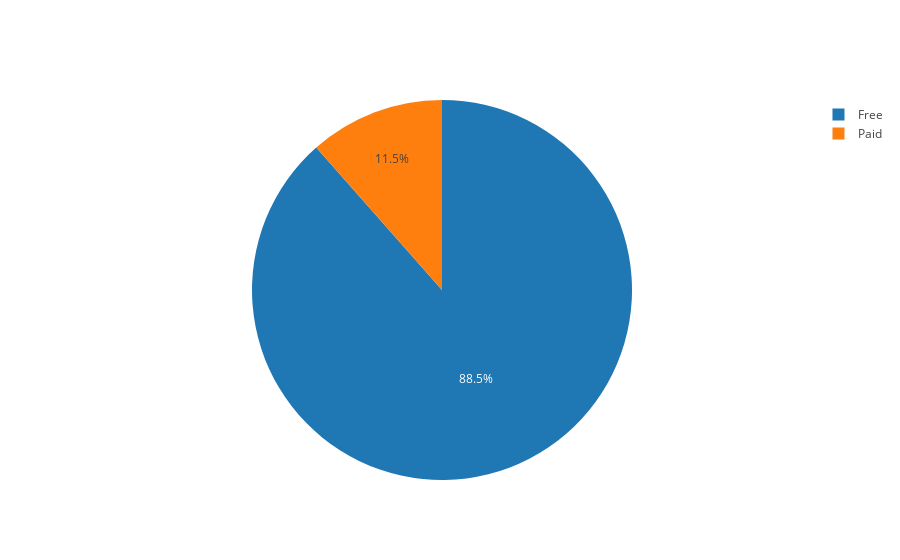

Notebook cell for this chart:
### Code cell
data = [go.Pie(
        labels = Type.index,
        values = Type.values,
        hoverinfo = 'label+value'
    
)]
plotly.offline.iplot(data, filename='active_category')

### Figure 1 — Plotly figure (JSON) as saved in the notebook; plotly's stock layout.template omitted (floating-point values rounded to 4 significant figures)
{"data": [{"hoverinfo": "label+value", "labels": ["Free", "Paid"], "type": "pie", "uid": "1a210694-22b7-46b6-9dfb-e4e7c584f85d", "values": [1506, 196]}], "layout": {}}
